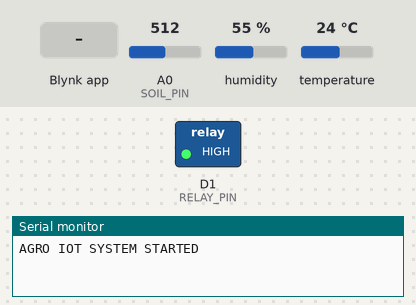
The sketch below on a simulated ESP8266 (NodeMCU). Parts: switched loads named in the sketch (green lamp = pin HIGH), the last lines printed to the serial monitor. Inputs (shaded band) come from the test bench; at power-on: A0 (SOIL_PIN) = 512, humidity 55 %, temperature 24 °C. WiFi joins after 1.5 s; servers stay silent unless stated.

Above: at 3.0 s.
3.1 s: Blynk app writes 1 to V3
At 4.3 s:
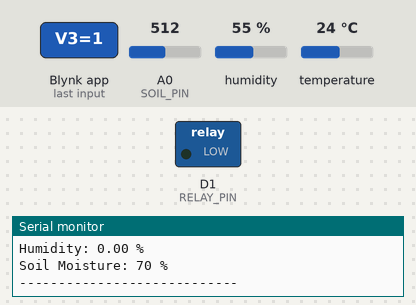
4.6 s: Blynk app writes 0 to V3
At 5.4 s:
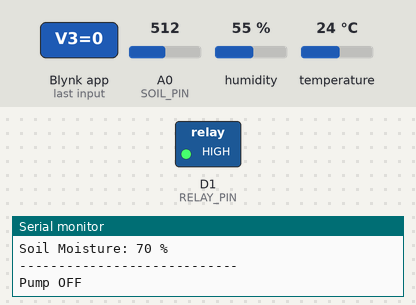
Timing chart, 0 to 7.6 s (numbered marks = the images above; inputs shaded):
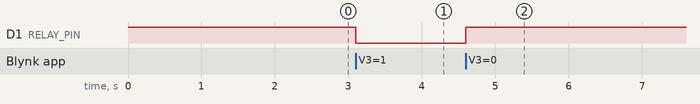

Measured:
- after the input at 3.1 s, D1 (RELAY_PIN): HIGH → LOW at once
- after the input at 4.6 s, D1 (RELAY_PIN): LOW → HIGH at once

The sketch:

IOTK_10MAY_BLYNK.ino
```cpp
#define BLYNK_TEMPLATE_ID "TMPL3h20mmXfP"
#define BLYNK_TEMPLATE_NAME "AGRO IOT"
#define BLYNK_AUTH_TOKEN "scX6kHzsQrzlqmRD2TtfMDm-xW5CJ6RG"

#include <ESP8266WiFi.h>
#include <BlynkSimpleEsp8266.h>
#include <DHT.h>

// ================= WIFI =================
char ssid[] = "Agro";
char pass[] = "Jaydev007";

// ================= PINS =================
#define DHTPIN D4
#define DHTTYPE DHT11
#define SOIL_PIN A0
#define RELAY_PIN D1

#define RELAY_ON LOW
#define RELAY_OFF HIGH

// ================= OBJECTS =================
DHT dht(DHTPIN, DHTTYPE);
BlynkTimer timer;

// ================= VARIABLES =================
int pumpState = 0;

// Soil calibration
int dryValue = 1023;
int wetValue = 300;

// Sensor calibration
float tempOffset = 6.5;     // Adjusted for real temperature
float humOffset  = -78.0;   // Adjusted for real humidity

// ===================================================
// SENSOR FUNCTION
// ===================================================
void sendData() {

  // Read DHT values
  float temp = dht.readTemperature();
  float hum = dht.readHumidity();

  // Read soil sensor
  int soilRaw = analogRead(SOIL_PIN);

  // Check sensor
  if (isnan(temp) || isnan(hum)) {
    Serial.println("DHT ERROR!");
    return;
  }

  // ================= CALIBRATION =================
  temp = temp + tempOffset;
  hum  = hum + humOffset;

  // Limit humidity
  hum = constrain(hum, 0, 100);

  // ================= SOIL MAPPING =================
  int soilPercent = map(soilRaw, dryValue, wetValue, 0, 100);
  soilPercent = constrain(soilPercent, 0, 100);

  // ================= SEND TO BLYNK =================
  Blynk.virtualWrite(V0, temp);
  Blynk.virtualWrite(V1, hum);
  Blynk.virtualWrite(V2, soilPercent);

  // ================= SERIAL MONITOR =================
  Serial.print("Temperature: ");
  Serial.print(temp);
  Serial.println(" °C");

  Serial.print("Humidity: ");
  Serial.print(hum);
  Serial.println(" %");

  Serial.print("Soil Moisture: ");
  Serial.print(soilPercent);
  Serial.println(" %");

  Serial.println("----------------------------");
}

// ===================================================
// PUMP CONTROL FROM BLYNK
// ===================================================
BLYNK_WRITE(V3) {

  pumpState = param.asInt();

  if (pumpState == 1) {
    digitalWrite(RELAY_PIN, RELAY_ON);
    Serial.println("Pump ON");
  }
  else {
    digitalWrite(RELAY_PIN, RELAY_OFF);
    Serial.println("Pump OFF");
  }
}

// ===================================================
// SETUP
// ===================================================
void setup() {

  Serial.begin(115200);

  // Relay setup
  pinMode(RELAY_PIN, OUTPUT);
  digitalWrite(RELAY_PIN, RELAY_OFF);

  // Start DHT
  dht.begin();

  // Connect Blynk
  Blynk.begin(BLYNK_AUTH_TOKEN, ssid, pass);

  // Sync app state
  Blynk.syncAll();

  // Send data every 2 seconds
  timer.setInterval(2000L, sendData);

  Serial.println("AGRO IOT SYSTEM STARTED");
}

// ===================================================
// LOOP
// ===================================================
void loop() {

  Blynk.run();
  timer.run();
}
```
